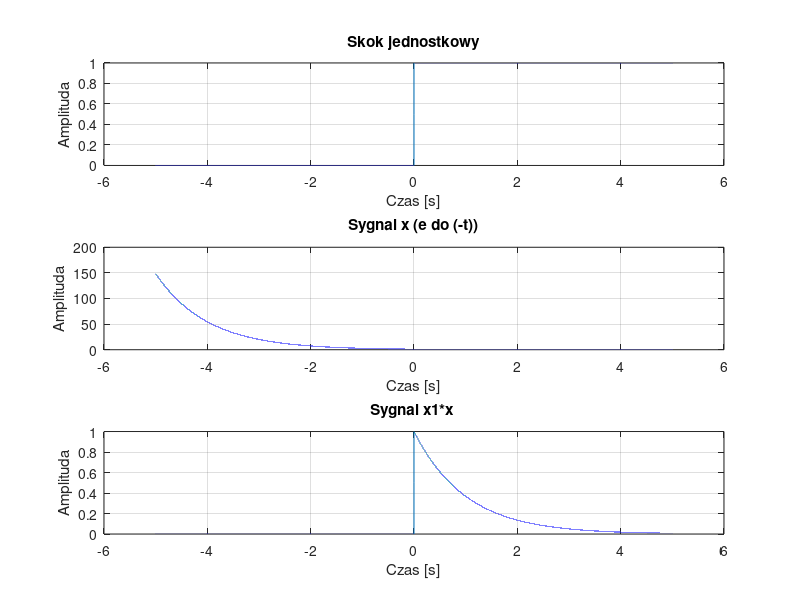

Reproduce this figure in MATLAB. (Note: this script raises an error after producing the figure.)
clear all; 
close all;
clc; 


%% Parametry
fs = 10000;
t = -5:1/fs:5;

%% Zad 1: Sygnal wykladniczo malejacy e^(-t)*skok jednostkowy
x1 = exp(-t);

%Skok jednostkowy
for i =1:length(t)
    if t(i)<0
        x(i)=0;
    elseif t(i)>0
        x(i)=1;
    else x(i)=1/2;
    end
end

%Wykres skoku jednostkowego - x

figure(1)
subplot(3,1,1)
plot(t,x)
title('Skok jednostkowy');
xlabel('Czas [s]');
ylabel('Amplituda');
grid on; 

%Wykres sygnalu e^(-t) - x1

subplot(3,1,2)
plot(t,x1)
title('Sygnal x (e do (-t))');
xlabel('Czas [s]');
ylabel('Amplituda');
grid on; 

%Wykres zlozenia powyzszych sygnalow x1*x

xz=x1.*x;

subplot(3,1,3)
plot(t,xz)
title('Sygnal x1*x ');
xlabel('Czas [s]');
ylabel('Amplituda');
grid on;

%% Rozkład na składowa parzystą i nie parzystą

%Przywolanie funkcji znajdujacej sie na koncu kodu
evenandodd(t,xz);

%% Zad 2: Sygnaly zespolone harmoniczne na podstawie rownania eulera

%Dane
A=0.5;
alfa=5;
f1= 15;
t = 1:(1/fs):1.5;
omega = 2*pi*f1;
 
euler = complex(A*cos(omega*t),A*sin(omega*t));
y2=real(euler);
z=imag(euler);

%% Wykresy 3D przy pomocy plot3

figure(3)
plot3(t,y2,z)
title('Sygnal trojwymiarowy na wykresie 3D');
xlabel('Czas [s]');
ylabel('Czesc rzeczywista');
zlabel('Czesc urojona');
grid on;

euler_wm = complex(A*cos(omega*t),A*sin(omega*t)).*exp(-t*alfa);
y2_wm=real(euler_wm);
z_wm=imag(euler_wm);

figure(4)
plot3(t,y2_wm,z_wm)
title('Sygnal trojwymiarowy na wykresie 3D wymnozony z wykladniczo malejacym');
xlabel('Czas [s]');
ylabel('Czesc rzeczywista');
zlabel('Czesc urojona');
grid on;

%% Sygnaly szeregow fouriera

C=(4*A/pi); %stala
n=[5,50,100]; %liczba skladnikow
C=4*A/pi;

for j=1:3
    suma=0;
    for i=1:2:n(:,j)
        suma=suma+((1/i)*sin(i*omega*t));
    end
suma=suma*C;
Y(j,:)=suma;
end

figure(5)
sgtitle('Sygnal prostokatny bipolarny')
%5
subplot(3,1,1)
plot(t,Y(1,:))
title('Funkcja 5 skladnikow')
xlabel('Czas [s]');
ylabel('Amplituda');
%50
subplot(3,1,2)
plot(t,Y(2,:))
title('Funkcja 50 skladnikow')
xlabel('Czas [s]');
ylabel('Amplituda');
%10000
subplot(3,1,3)
plot(t,Y(3,:))
title('Funkcja 10000 skladnikow')
xlabel('Czas [s]');
ylabel('Amplituda');

%% Prostokatny unipolarny z wypelnieniem 1/2

C1=A/2;
C2=2*(A/pi);
for j=1:3
    suma1=0;
    for i=1:4:n(:,j)
        suma1=suma1+((1/i)*cos(i*omega*t));
    end
    for i=3:4:n(:,j)
        suma1=suma1-((1/i)*cos(i*omega*t));
    end
    suma1=(suma1*C2)+C1;
    Y1(j,:)=suma1;
end

figure(6)
sgtitle('Sygnal prostokatny unipolarny z wypelnieniem 1/2')
subplot(3,1,1);
plot(t,Y1(1,:));
title('Funkcja 5 skladnikow')
xlabel('Czas [s]');
ylabel('Amplituda');
subplot(3,1,2);
plot(t,Y1(2,:));
title('Funkcja 50 skladnikow')
xlabel('Czas [s]');
ylabel('Amplituda');
subplot(3,1,3);
plot(t,Y1(3,:));
title('Funkcja 1000 skladnikow')
xlabel('Czas [s]');
ylabel('Amplituda');

%% Prostokatny unipolarny z wypelnieniem dowolnym

T=1; %1/f
tau=0.5;
for j=1:3
    suma2=0;
    for i=1:1:n(:,j)
        suma2=suma2+sin((i*pi*tau)/(T))*cos(i*omega*t)/((i*pi*tau)/(T));
    end
    suma2=((A*tau)/(T))+((2*A*tau*suma2)/(T));
    Y2(:,j)=suma2;
end

figure(7)
sgtitle('Sygnal prostokatny unipolarny z wypelnieniem dowolnym')
subplot(3,1,1);
plot(t,Y2(:,1));
title('Funkcja 5 skladnikow')
xlabel('Czas [s]');
ylabel('Amplituda');
subplot(3,1,2);
plot(t,Y2(:,2));
title('Funkcja 50 skladnikow')
xlabel('Czas [s]');
ylabel('Amplituda');
subplot(3,1,3);
plot(t,Y2(:,3));
title('Funkcja 10000 skladnikow')
xlabel('Czas [s]');
ylabel('Amplituda');

%% Trojkatny bipolarny 1

C3=8*A/(pi*pi);
for j=1:3
    suma3=0;
    for i=1:4:n(:,j)
        suma3=suma3+(1/(i^2))*sin(i*omega*t);
    end
    for i=3:4:n(:,j)
        suma3=suma3-(1/(i^2))*sin(i*omega*t);
    end
    Y3(j,:)=suma3*C3;
end

figure(8)
sgtitle('Sygnal trojkatny bipolarny 1')
subplot(3,1,1)
plot(t,Y3(1,:))
title('Funkcja 5 skladnikow')
xlabel('Czas [s]');
ylabel('Amplituda');
subplot(3,1,2)
plot(t,Y3(2,:))
title('Funkcja 50 skladnikow')
xlabel('Czas [s]');
ylabel('Amplituda');
subplot(3,1,3)
plot(t,Y3(3,:))
title('Funkcja 10000 skladnikow')
xlabel('Czas [s]');
ylabel('Amplituda');

%% Trojkatny bipolarny 2

C4=2*A/(pi);
for j=1:3
    suma4=0;
    for i=1:2:n(:,j)
        suma4=suma4+(1/(i))*sin(i*omega*t);
    end
    for i=2:2:n(:,j)
        suma4=suma4-(1/(i))*sin(i*omega*t);
    end
    Y4(j,:)=suma4*C4;
end
figure(9)
sgtitle('Sygnal trojkatny bipolarny 2')
subplot(3,1,1)
plot(t,Y4(1,:))
title('Funkcja 5 skladnikow')
xlabel('Czas [s]');
ylabel('Amplituda');
subplot(3,1,2)
plot(t,Y4(2,:))
title('Funkcja 50 skladnikow')
xlabel('Czas [s]');
ylabel('Amplituda');
subplot(3,1,3)
plot(t,Y4(3,:))
title('Funkcja 10000 skladnikow')
xlabel('Czas [s]');
ylabel('Amplituda');

%% Trojkatny unipolarny 1

C5=-4*A/(pi*pi);
C6=A/2;
for j=1:3
    suma5=0;
    for i=0:n(:,j)
        suma5=suma5+(1/((2*i+1)^2))*cos((2*i+1)*omega*t);
    end
    Y5(j,:)=(suma5*C5)+C6;
end
figure(10)
sgtitle('Sygnal trojkatny unipolarny 1')
subplot(3,1,1)
plot(t,Y5(1,:))
title('Funkcja 5 skladnikow')
xlabel('Czas [s]');
ylabel('Amplituda');
subplot(3,1,2)
plot(t,Y5(2,:))
title('Funkcja 50 skladnikow')
xlabel('Czas [s]');
ylabel('Amplituda');
subplot(3,1,3)
plot(t,Y5(3,:))
title('Funkcja 10000 skladnikow')
xlabel('Czas [s]');
ylabel('Amplituda');

%% Trojkatny unipolarny 2

C7=-A/(pi);
C8=A/2;
for j=1:3
    suma6=0;
    for i=1:n(:,j)
        suma6=suma6+(1/i)*sin(i*omega*t);
    end
    Y6(j,:)=(suma6*C7)+C8;
end
figure(11)
sgtitle('Sygnal trojkatny unipolarny 2')
subplot(3,1,1)
plot(t,Y6(1,:))
title('Funkcja 5 skladnikow')
xlabel('Czas [s]');
ylabel('Amplituda');
subplot(3,1,2)
plot(t,Y6(2,:))
title('Funkcja 50 skladnikow')
xlabel('Czas [s]');
ylabel('Amplituda');
subplot(3,1,3)
plot(t,Y6(3,:))
title('Funkcja 10000 skladnikow')
xlabel('Czas [s]');
ylabel('Amplituda');

%% Sinusoidalny wyprostowany dwupolowkowo

C9=2*A/(pi);
C10=-4*A/(pi);
for j=1:3
    suma7=0;
    for i=1:n(:,j)
        suma7=suma7+(1/(4*i*i-1))*cos(2*i*omega*t);
    end
    Y7(j,:)=(suma7*C10)+C9;
end
figure(12)
sgtitle('Sygnal sinusoidalny wyprostowany dwupolowkowo')
subplot(3,1,1)
plot(t,Y7(1,:))
title('Funkcja 5 skladnikow')
xlabel('Czas [s]');
ylabel('Amplituda');
subplot(3,1,2)
plot(t,Y7(2,:))
title('Funkcja 50 skladnikow')
xlabel('Czas [s]');
ylabel('Amplituda');
subplot(3,1,3)
plot(t,Y7(3,:))
title('Funkcja 10000 skladnikow')
xlabel('Czas [s]');
ylabel('Amplituda');

%% Sinusoidalny wyprostowany jednopolowkowo

C11=A/(pi);
C12=A/2;
C13=-2*A/pi;
for j=1:3
    suma8=0;
    for i=1:n(:,j)
        suma8=suma8+(1/(4*i*i-1))*cos(2*i*omega*t);
    end
    Y8(j,:)=(suma8*C13)+(sin(omega*t)*C12)+C11;
end
figure(13)
sgtitle('Sygnal sinusoidalny wyprostowany jednopolowkowo')
subplot(3,1,1)
plot(t,Y8(1,:))
title('Funkcja 5 skladnikow')
xlabel('Czas [s]');
ylabel('Amplituda');
subplot(3,1,2)
plot(t,Y8(2,:))
title('Funkcja 50 skladnikow')
xlabel('Czas [s]');
ylabel('Amplituda');
subplot(3,1,3)
plot(t,Y8(3,:))
title('Funkcja 10000 skladnikow')
xlabel('Czas [s]');
ylabel('Amplituda');

function [xe,xo] = evenandodd(t,x)  
    x_reverse = fliplr(x);% Odwrocenie czasu
    xe = 0.5*(x + x_reverse); %Czesc parzysta
    xo = 0.5*(x - x_reverse); %Czesc nieparzysta
    %wykresy
    figure(2)
    subplot(3,1,1);
    plot(t,x);
    grid on;
    title('Sygnal oryginalny x')
    subplot(3,1,2); 
    plot(t,xe);
    grid on;
    title('Parzysta czesc sygnalu');
    subplot(3,1,3);
    plot(t,xo);
    grid on;
    title('Nieparzysta czesc sygnalu');
end
